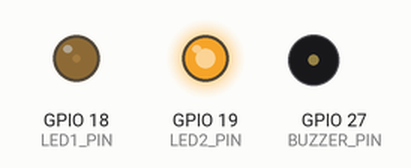
Bench run of a program on a simulated ESP32. On the bench: output pins drawn as LEDs (lit = HIGH), buzzer (waves = sounding). What the program prints to the serial monitor is not drawn.

Above: at 2.35 s.
At 2.55 s:
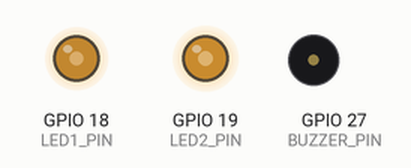
At 2.75 s:
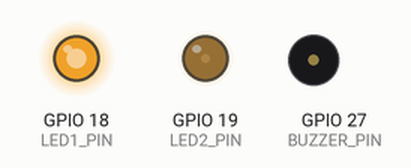
At 3.0 s:
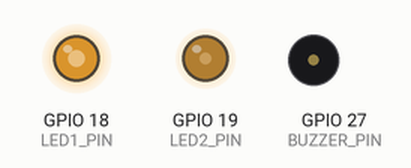
At 3.2 s:
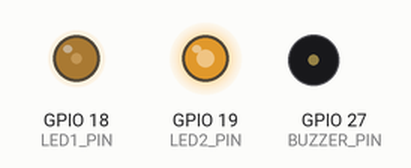
At 4.9 s:
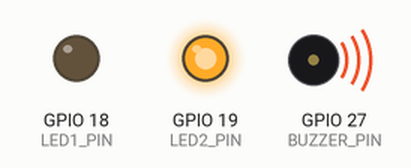
Timing chart, 0 to 8.4 s (numbered marks = the images above):
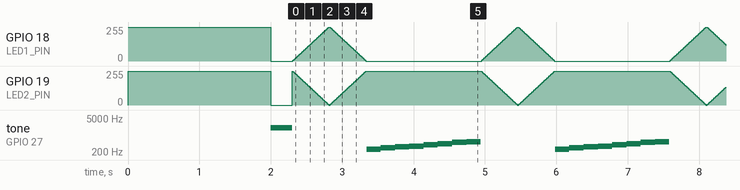

Measured:
- by itself, tone on GPIO 27 (BUZZER_PIN): repeats every 2.6 s: silent 1.0 s, 262 Hz 0.20 s, 294 Hz 0.20 s, 330 Hz 0.20 s, 349 Hz 0.20 s, 392 Hz 0.20 s, 440 Hz 0.20 s, 494 Hz 0.20 s, 523 Hz 0.20 s

The program:

main.cpp
```cpp
//23-NTU-CS-1018
//Arsh-e-noor
#include <Arduino.h>

// --- Buzzer configuration ---
#define BUZZER_PIN  27
#define BUZZER_CH   0
#define BUZZER_FREQ 2000
#define BUZZER_RES  10

// --- LED configuration ---
#define LED1_PIN 18
#define LED2_PIN 19
#define LED1_CH  1
#define LED2_CH  2
#define LED_FREQ 5000
#define LED_RES  8   // 8-bit = 0–255 brightness

void setup() {
  Serial.begin(115200);

  // Setup buzzer
  ledcSetup(BUZZER_CH, BUZZER_FREQ, BUZZER_RES);
  ledcAttachPin(BUZZER_PIN, BUZZER_CH);

  // Setup LEDs (each with its own channel)
  ledcSetup(LED1_CH, LED_FREQ, LED_RES);
  ledcAttachPin(LED1_PIN, LED1_CH);

  ledcSetup(LED2_CH, LED_FREQ, LED_RES);
  ledcAttachPin(LED2_PIN, LED2_CH);

  // Test LEDs at full brightness
  ledcWrite(LED1_CH, 255);
  ledcWrite(LED2_CH, 255);
  Serial.println("LEDs should both be ON at full brightness");
  delay(2000);

  // Turn off before animation
  ledcWrite(LED1_CH, 0);
  ledcWrite(LED2_CH, 0);

  // --- Buzzer quick test ---
  ledcWriteTone(BUZZER_CH, 2000);
  delay(300);
  ledcWrite(BUZZER_CH, 0);
}

void loop() {
  // Fade both LEDs up and down in opposite pattern
  for (int d = 0; d <= 255; d += 5) {
    ledcWrite(LED1_CH, d);
    ledcWrite(LED2_CH, 255 - d);
    delay(10);
  }
  for (int d = 255; d >= 0; d -= 5) {
    ledcWrite(LED1_CH, d);
    ledcWrite(LED2_CH, 255 - d);
    delay(10);
  }

  // Short buzzer melody
  int melody[] = {262, 294, 330, 349, 392, 440, 494, 523};
  for (int i = 0; i < 8; i++) {
    ledcWriteTone(BUZZER_CH, melody[i]);
    delay(200);
  }
  ledcWrite(BUZZER_CH, 0);
}
```
